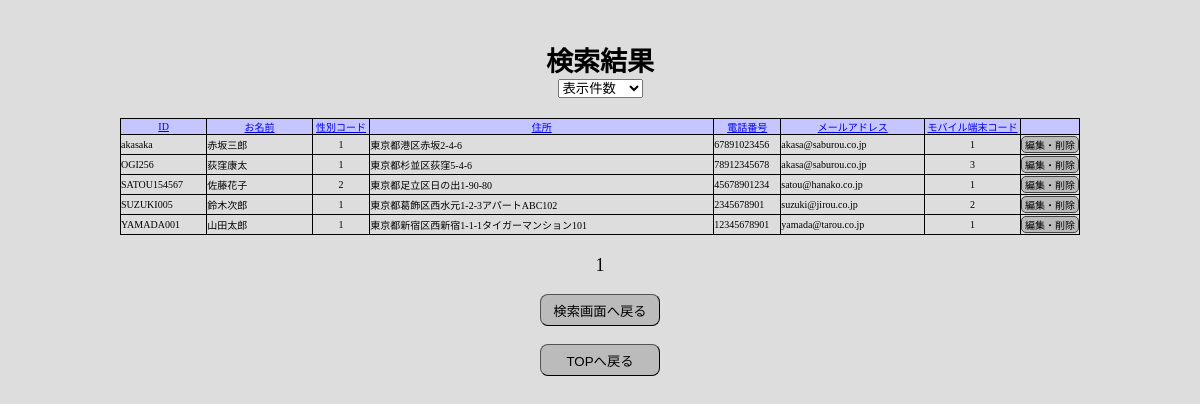
Page /searchresult.php on the committed database.
### tables this page shows
CREATE TABLE users_data (
	user_id VARCHAR(24) UNIQUE NOT NULL,
	user_password VARCHAR(24) NOT NULL,
	user_name VARCHAR(32) NOT NULL,
	user_sex INT(1) NOT NULL,
	user_address VARCHAR(128) NOT NULL,
	user_tel VARCHAR(16) NOT NULL,
	user_mail_address VARCHAR(64) NOT NULL,
	user_mobile_device INT(1) NOT NULL
	);

### src/searchresult.php (the view, shortened to what this page needs)
<?php
try {
    $pdo = new PDO(
        'mysql:host=mysql;dbname=test_db;charset=utf8mb4',
        'test_db_docker',
        'test_db_docker_pass',
        [
            PDO::ATTR_DEFAULT_FETCH_MODE => PDO::FETCH_ASSOC,
            PDO::ATTR_ERRMODE => PDO::ERRMODE_EXCEPTION,
            PDO::ATTR_EMULATE_PREPARES => false,
        ]
    );
} catch (PDOException $e) {
    echo $e->getMessage();
    exit;
}
if (strpos($_SERVER['HTTP_REFERER'], 'search.php')) {
    setcookie('search_querys', $_SERVER['QUERY_STRING']);
    $search_querys = $_SERVER['QUERY_STRING'];
} else {
    $search_querys = $_COOKIE['search_querys'];
}
$sort_info = [];
include('app/_parts/_header.php');
?>
<?php
$search_info = [];
$where_conndition = function ($search_info) {
    $where_conndition = "";
    $count = 1;
    foreach ($search_info as $key => $value) {
        if (!empty($key)) {
            if ($count === 1) {
                $where_conndition = " WHERE " . $key . " LIKE :" . $key;
            } else {
                $where_conndition .= " AND " . $key . " LIKE :" . $key;
            }
            $count++;
        }
    }
    return $where_conndition;
};
$oreder_by_condition = function ($sort_info) {
    $oreder_by_condition = "";
    $count = 1;
    foreach ($sort_info as $key => $order_condition) {
        if (!empty($key)) {
            if ($count === 1) {
                $oreder_by_condition = " ORDER BY `" . $key . "` " . $order_condition;
            } else {
                $oreder_by_condition .= ", `" . $key . "` " . $order_condition;
            }
            $count++;
        }
    }
    return $oreder_by_condition;
};
$stmt = $pdo->prepare('SELECT user_id, user_name, user_sex, user_address, user_tel, user_mail_address, user_mobile_device FROM users_data' . $where_conndition($search_info) . $oreder_by_condition($sort_info));
$stmt->execute();
$search_results = $stmt->fetchAll();
?>
<main>
    <h1>検索結果</h1>
    <form class="display_items_count">
        <select onChange="location.href=value" ;>
            <option selected>表示件数</option>
        </select>
    </form>
    <?php
    $display_items_count = $_GET['display_items_count'] ?? $_COOKIE["display_items_count"] ?? 20;
    $search_items_count = count($search_results);
    $max_page_count = ceil($search_items_count / $display_items_count);
    $now_display = !isset($_GET['page_number']) ? 1 : (int)$_GET['page_number'];
    $start_number = ($now_display - 1) * $display_items_count;
    $display_search_results = array_slice($search_results, $start_number, $display_items_count, true);
    ?>
    <table>
        <tr>
            <th><a href="searchresult.php?<?= $search_querys ?>&sort_column=user_id">ID</a></th>
            <th><a href="searchresult.php?<?= $search_querys ?>&sort_column=user_name">お名前</a></th>
            <th><a href="searchresult.php?<?= $search_querys ?>&sort_column=user_sex">性別コード</a></th>
            <th><a href="searchresult.php?<?= $search_querys ?>&sort_column=user_address">住所</a></th>
            <th><a href="searchresult.php?<?= $search_querys ?>&sort_column=user_tel">電話番号</a></th>
            <th><a href="searchresult.php?<?= $search_querys ?>&sort_column=user_mail_address">メールアドレス</a></th>
            <th><a href="searchresult.php?<?= $search_querys ?>&sort_column=user_mobile_device">モバイル端末コード</a></th>
            <th></th>
        </tr>
        <?php
        foreach ($display_search_results as $personal_data) {
        ?><tr>
                <td><?= $personal_data["user_id"] ?></td>
                <td><?= $personal_data["user_name"] ?></td>
                <td><?= $personal_data["user_sex"] ?></td>
                <td><?= $personal_data["user_address"] ?></td>
                <td><?= $personal_data["user_tel"] ?></td>
                <td><?= $personal_data["user_mail_address"] ?></td>
                <td><?= $personal_data["user_mobile_device"] ?></td>
                <td>
                    <form action="personal_data_edit.php" method="post">
                        <input type="submit" id="edit_button" value="編集・削除">
                    </form>
                </td>
            </tr><?php
                }
                    ?>
    </table>
    <p class="page_select">
        <?php
        for ($i = 1; $i <= $max_page_count; $i++) {
            if ($i === $now_display) {
                echo $now_display . ' ';
            } else {
        ?>
                <a href="searchresult.php?<?= $search_querys ?>&page_number=<?= $i ?>"><?= $i ?></a>
        <?php
            }
        }
        ?>
    </p>
    <p><button type="button" onclick="location.href='search.php'" class="submit">検索画面へ戻る</button></p>
    <p>
        <button type="button" onclick="location.href='dbtest.php'" class="submit">TOPへ戻る</button>
    </p>
</main>
<?php
include('app/_parts/_footer.php');

### src/css/styles.css (style rules this page uses)
body { background-color: #DDD; font-size: large; margin: 0 0; padding: 0 0; }
h1 { display: block; text-align: center; font-size: 150%; margin: 0 0; margin-top: 40px; }
main p { display: block; text-align: center; white-space: nowrap }
table { width: 80%; margin: 20px auto; border-collapse: collapse; border: solid 1px #000; border-spacing: 0; padding: 0 auto; }
th, td { border: solid 1px #000; font-size: x-small; margin: 0 0; padding: 0 0; }
th { background-color: #C5C5FF; font-weight: normal; font-size: normal; }
th:nth-child(1) { width: 9%; }
th:nth-child(2) { width: 11%; }
th:nth-child(3) { width: 6%; text-align: center; }
th:nth-child(4) { width: auto; }
th:nth-child(5) { width: 7%; }
th:nth-child(6) { width: 15%; }
th:nth-child(7) { width: 10%; }
th:nth-child(8) { width: 4%; }
td:nth-child(3) { text-align: center; }
td:nth-child(7) { text-align: center; }
td:nth-child(8) { text-align: center; }
.submit { display: block; height: 32px; width: 120px; border-radius: 8px; border-width: 1px; background-color: #BBB; margin: 0 auto; text-align: center; }
button, .button { display: block; margin: 8px auto; padding: 4px; text-align: center; background-color: #BBB; border-radius: 8px; border-width: 1px; }
button, .button:hover { background-color: #DDDDEE; }
.page_select { text-align: center; }
.display_items_count { display: flex; justify-content: center; }
#edit_button { font-size: x-small; margin: 1px auto; padding: 0 3px; background-color: #BBB; border: 1px solid #444; border-radius: 5px; }

### rows in the picture
users_data: user_id "akasaka", user_name "赤坂三郎", user_sex "1", user_address "東京都港区赤坂2-4-6", user_tel "67891023456", user_mail_address "akasa@saburou.co.jp", user_mobile_device "1"
users_data: user_id "OGI256", user_name "荻窪康太", user_sex "1", user_address "東京都杉並区荻窪5-4-6", user_tel "78912345678", user_mail_address "akasa@saburou.co.jp", user_mobile_device "3"
users_data: user_id "SATOU154567", user_name "佐藤花子", user_sex "2", user_address "東京都足立区日の出1-90-80", user_tel "45678901234", user_mail_address "satou@hanako.co.jp", user_mobile_device "1"
users_data: user_id "SUZUKI005", user_name "鈴木次郎", user_sex "1", user_address "東京都葛飾区西水元1-2-3アパートABC102", user_tel "2345678901", user_mail_address "suzuki@jirou.co.jp", user_mobile_device "2"
users_data: user_id "YAMADA001", user_name "山田太郎", user_sex "1", user_address "東京都新宿区西新宿1-1-1タイガーマンション101", user_tel "12345678901", user_mail_address "yamada@tarou.co.jp", user_mobile_device "1"
